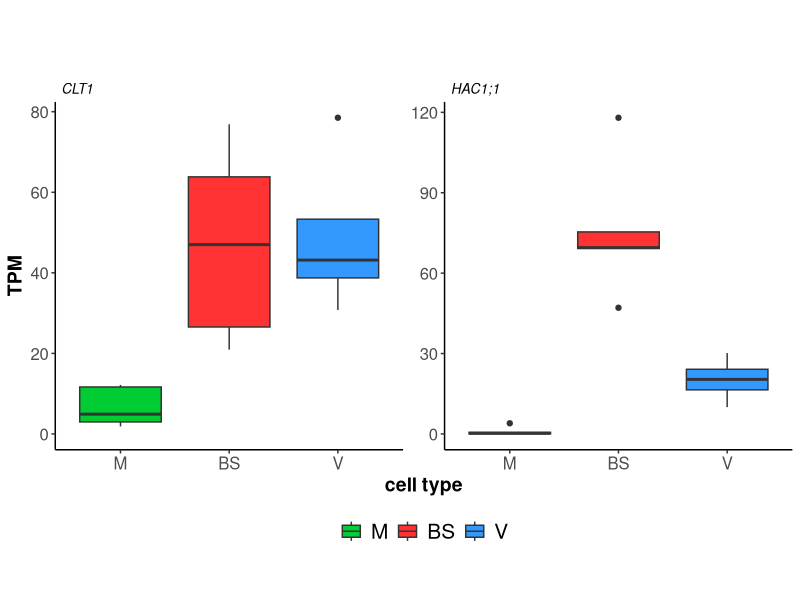

This figure's R source:
setwd("")

library(ggplot2)
require(reshape2)


tpm <- read.csv("KitaakeLCM_TPM.csv", header=TRUE)
list <- read.delim("Figure_2E_CLT1_HAC1.1.txt", header = TRUE)
list$Symbol <- as.character(list$Symbol)
list$Symbol <- factor(list$Symbol, levels = list$Symbol)

sub <- merge(tpm, list, by="GENEID")
row.names(sub) <- sub$Symbol
sub <- sub[,2:15]

tv <- t(sub)

cell_type <- c("BS","BS","BS","BS","BS","M","M","M", "M","M","V","V","V", "V")
tv <- as.data.frame(tv)
tv$cell_type <- cell_type
head(tv)

tv$cell_type <- as.factor(tv$cell_type)
levels(tv$cell_type)
tv$cell_type <- factor(tv$cell_type, levels(tv$cell_type)[c(2,1,3)])
levels(tv$cell_type)

melt <- melt(tv)
melt$variable <- factor(melt$variable, levels=list$Symbol)
levels(melt$variable)
head(melt)
melt <- as.data.frame(melt)

p<- ggplot(melt, aes(x=cell_type, y=value, fill=cell_type)) + 
  geom_boxplot()+
  expand_limits(y = 0)+
  facet_wrap (~variable, scale = "free", nrow = 1,labeller = label_wrap_gen(5))+
  labs(title="", x="cell type", y = "TPM")+
  scale_fill_manual(name = "Cell Type", labels = c("M", "BS", "V"),
                    values = c("#00CC33","#FF3333","#3399FF")) +
  theme(axis.text=element_text(size=12), 
        axis.title=element_text(size=14,face="bold", colour = "black"), 
        strip.text.x = element_text(size = 10, colour = "black", angle = 0,face = "italic",hjust=0), 
        legend.position="bottom", legend.title = element_blank(),
        legend.text = element_text(colour="black", size=15), 
        panel.grid.major = element_line(), panel.grid.minor = element_line(),
        panel.background = element_blank(), 
        strip.background = element_blank(),
        aspect.ratio = 1, 
        axis.line = element_line(colour = "black"))
p  
